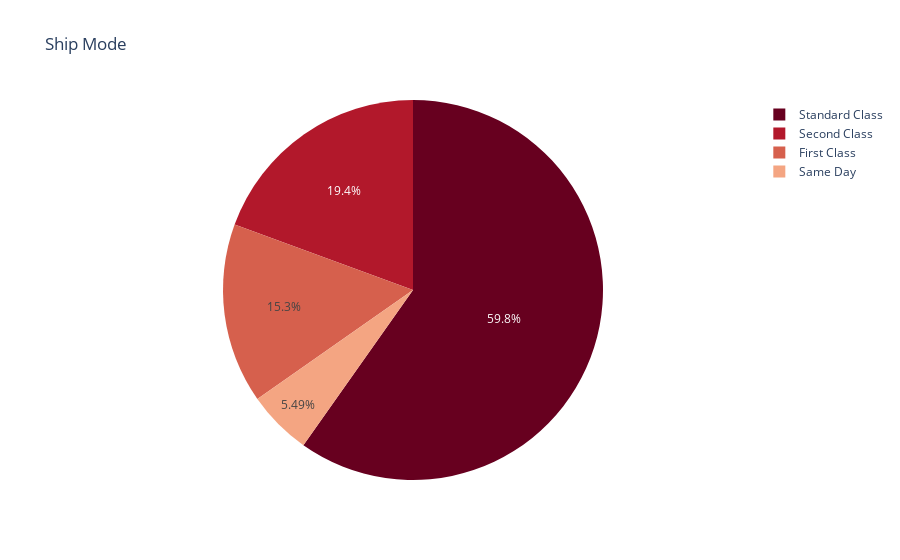

The cell this chart's notebook holds for it:
### Markdown cell above
### The most common Ship Mode

### Code cell
fig = px.pie(df, values=np.ones(9800), names='Ship Mode', title='Ship Mode',color_discrete_sequence=px.colors.sequential.RdBu)
fig.show()

### Figure 1 — Plotly figure (JSON) as saved in the notebook; plotly's stock layout.template omitted (floating-point values rounded to 4 significant figures; data arrays with more than 128 entries replaced by an {"elided": "..."} marker saying what was removed)
{"data": [{"domain": {"x": [0, 1], "y": [0, 1]}, "hovertemplate": "Ship Mode=%{label}<br>value=%{value}<extra></extra>", "labels": {"elided": "9800 str values"}, "legendgroup": "", "name": "", "showlegend": true, "type": "pie", "values": {"elided": "9800 int values"}}], "layout": {"legend": {"tracegroupgap": 0}, "piecolorway": ["rgb(103,0,31)", "rgb(178,24,43)", "rgb(214,96,77)", "rgb(244,165,130)", "rgb(253,219,199)", "rgb(247,247,247)", "rgb(209,229,240)", "rgb(146,197,222)", "rgb(67,147,195)", "rgb(33,102,172)", "rgb(5,48,97)"], "title": {"text": "Ship Mode"}}}
